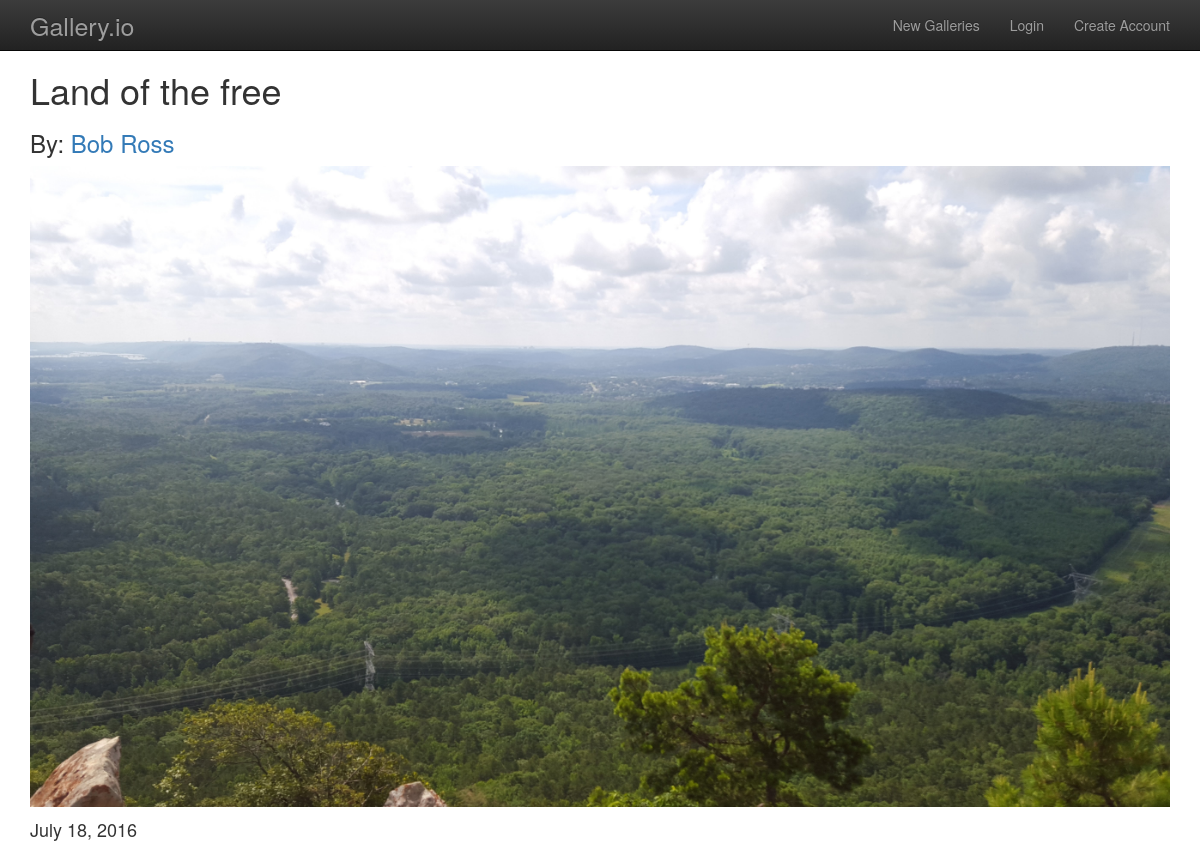
The page /art_piece/3/ on the database its author committed.
### showcase/models.py (models this page shows, shortened)
class ArtPiece(models.Model):
    title = models.CharField(max_length=200)
    pub_date = models.DateField('date published', default=timezone.now)
    image = models.ImageField()
    artist = models.CharField(max_length=100)
    gallery = models.ForeignKey('Gallery', on_delete=models.CASCADE)

### showcase/views.py (the view)
# urls.py: url(r'^art_piece/(?P<art_id>[0-9]+)/$', views.art_piece, name='art'),
def art_piece(request, art_id):
    art_piece = get_object_or_404(ArtPiece, pk=art_id)
    context = {
        'image': art_piece,
        'title': art_piece.title,
    }
    return render(request, 'showcase/art.html', context)

### showcase/templates/showcase/art.html
{% extends "showcase/base.html" %}
{% block content %}
  <h1>{{ image.title }}</h1>
  <h3>By: <a href="#">{{ image.artist }}</a></h3>
  <img src="{{ image.image.url }}" alt="{{ image.title }}" class="img-responsive"/>
  <p class="pub-date">{{ image.pub_date }}</p>
{% endblock content %}

### showcase/static/showcase/style.css (style rules this page uses)
.pub-date { padding-top: 10px; font-size: 18px; }

### rows shown on the page
ArtPiece: title "Land of the free", artist "Bob Ross", image (picture), pub_date "July 18, 2016"
